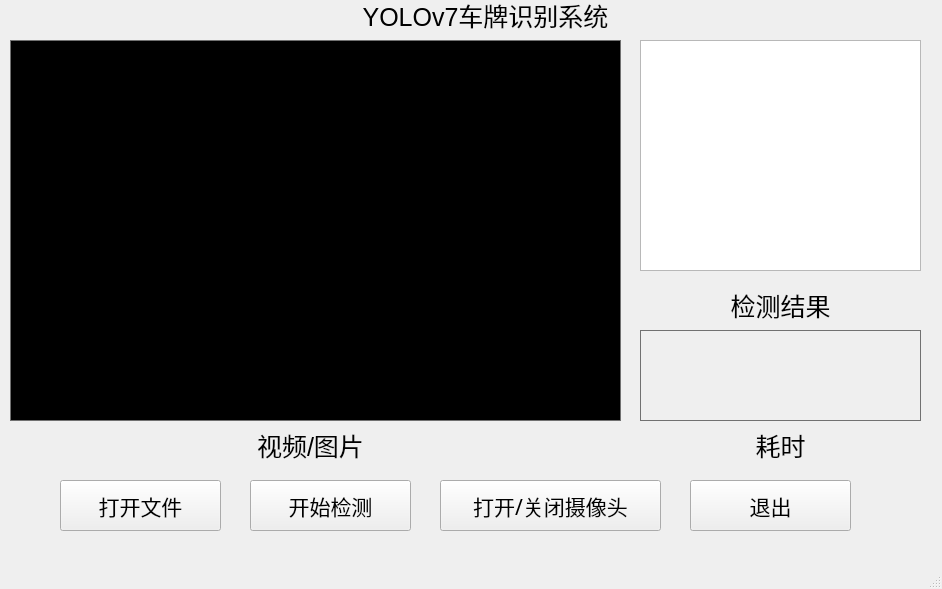
<?xml version="1.0" encoding="UTF-8"?>
<ui version="4.0">
 <class>MainWindow</class>
 <widget class="QMainWindow" name="MainWindow">
  <property name="geometry">
   <rect>
    <x>0</x>
    <y>0</y>
    <width>942</width>
    <height>589</height>
   </rect>
  </property>
  <property name="windowTitle">
   <string>MainWindow</string>
  </property>
  <widget class="QWidget" name="centralwidget">
   <widget class="QLabel" name="label_2">
    <property name="geometry">
     <rect>
      <x>10</x>
      <y>40</y>
      <width>611</width>
      <height>381</height>
     </rect>
    </property>
    <property name="palette">
     <palette>
      <active>
       <colorrole role="Button">
        <brush brushstyle="SolidPattern">
         <color alpha="255">
          <red>0</red>
          <green>0</green>
          <blue>0</blue>
         </color>
        </brush>
       </colorrole>
       <colorrole role="Base">
        <brush brushstyle="SolidPattern">
         <color alpha="255">
          <red>0</red>
          <green>0</green>
          <blue>0</blue>
         </color>
        </brush>
       </colorrole>
       <colorrole role="Window">
        <brush brushstyle="SolidPattern">
         <color alpha="255">
          <red>0</red>
          <green>0</green>
          <blue>0</blue>
         </color>
        </brush>
       </colorrole>
      </active>
      <inactive>
       <colorrole role="Button">
        <brush brushstyle="SolidPattern">
         <color alpha="255">
          <red>0</red>
          <green>0</green>
          <blue>0</blue>
         </color>
        </brush>
       </colorrole>
       <colorrole role="Base">
        <brush brushstyle="SolidPattern">
         <color alpha="255">
          <red>0</red>
          <green>0</green>
          <blue>0</blue>
         </color>
        </brush>
       </colorrole>
       <colorrole role="Window">
        <brush brushstyle="SolidPattern">
         <color alpha="255">
          <red>0</red>
          <green>0</green>
          <blue>0</blue>
         </color>
        </brush>
       </colorrole>
      </inactive>
      <disabled>
       <colorrole role="Button">
        <brush brushstyle="SolidPattern">
         <color alpha="255">
          <red>0</red>
          <green>0</green>
          <blue>0</blue>
         </color>
        </brush>
       </colorrole>
       <colorrole role="Base">
        <brush brushstyle="SolidPattern">
         <color alpha="255">
          <red>0</red>
          <green>0</green>
          <blue>0</blue>
         </color>
        </brush>
       </colorrole>
       <colorrole role="Window">
        <brush brushstyle="SolidPattern">
         <color alpha="255">
          <red>0</red>
          <green>0</green>
          <blue>0</blue>
         </color>
        </brush>
       </colorrole>
      </disabled>
     </palette>
    </property>
    <property name="styleSheet">
     <string notr="true">QLabel{
	
	border:1px solid #717171;
background-color: rgb(0, 0, 0);

}
</string>
    </property>
    <property name="text">
     <string>视频/图片窗口</string>
    </property>
    <property name="alignment">
     <set>Qt::AlignCenter</set>
    </property>
   </widget>
   <widget class="QLabel" name="label_1">
    <property name="geometry">
     <rect>
      <x>240</x>
      <y>430</y>
      <width>141</width>
      <height>31</height>
     </rect>
    </property>
    <property name="font">
     <font>
      <pointsize>19</pointsize>
     </font>
    </property>
    <property name="text">
     <string>视频/图片</string>
    </property>
    <property name="alignment">
     <set>Qt::AlignCenter</set>
    </property>
   </widget>
   <widget class="QPushButton" name="PB1">
    <property name="geometry">
     <rect>
      <x>60</x>
      <y>480</y>
      <width>161</width>
      <height>51</height>
     </rect>
    </property>
    <property name="font">
     <font>
      <family>Adobe 宋体 Std L</family>
      <pointsize>16</pointsize>
     </font>
    </property>
    <property name="text">
     <string>打开文件</string>
    </property>
   </widget>
   <widget class="QPushButton" name="PB2">
    <property name="geometry">
     <rect>
      <x>250</x>
      <y>480</y>
      <width>161</width>
      <height>51</height>
     </rect>
    </property>
    <property name="font">
     <font>
      <family>Adobe 宋体 Std L</family>
      <pointsize>16</pointsize>
     </font>
    </property>
    <property name="text">
     <string>开始检测</string>
    </property>
   </widget>
   <widget class="QPushButton" name="PB3">
    <property name="geometry">
     <rect>
      <x>690</x>
      <y>480</y>
      <width>161</width>
      <height>51</height>
     </rect>
    </property>
    <property name="font">
     <font>
      <family>Adobe 宋体 Std L</family>
      <pointsize>16</pointsize>
     </font>
    </property>
    <property name="text">
     <string>退出</string>
    </property>
   </widget>
   <widget class="QTextBrowser" name="textBrowser">
    <property name="geometry">
     <rect>
      <x>640</x>
      <y>40</y>
      <width>281</width>
      <height>231</height>
     </rect>
    </property>
    <property name="font">
     <font>
      <pointsize>15</pointsize>
     </font>
    </property>
   </widget>
   <widget class="QLabel" name="label_3">
    <property name="geometry">
     <rect>
      <x>710</x>
      <y>290</y>
      <width>141</width>
      <height>31</height>
     </rect>
    </property>
    <property name="font">
     <font>
      <pointsize>19</pointsize>
     </font>
    </property>
    <property name="text">
     <string>检测结果</string>
    </property>
    <property name="alignment">
     <set>Qt::AlignCenter</set>
    </property>
   </widget>
   <widget class="QLabel" name="label_4">
    <property name="geometry">
     <rect>
      <x>310</x>
      <y>0</y>
      <width>351</width>
      <height>31</height>
     </rect>
    </property>
    <property name="font">
     <font>
      <pointsize>19</pointsize>
     </font>
    </property>
    <property name="text">
     <string>YOLOv7车牌识别系统</string>
    </property>
    <property name="alignment">
     <set>Qt::AlignCenter</set>
    </property>
   </widget>
   <widget class="QLabel" name="label_6">
    <property name="geometry">
     <rect>
      <x>640</x>
      <y>330</y>
      <width>281</width>
      <height>91</height>
     </rect>
    </property>
    <property name="font">
     <font>
      <pointsize>30</pointsize>
     </font>
    </property>
    <property name="styleSheet">
     <string notr="true">QLabel{
	
	border:1px solid #717171;

}
</string>
    </property>
    <property name="text">
     <string/>
    </property>
    <property name="alignment">
     <set>Qt::AlignCenter</set>
    </property>
   </widget>
   <widget class="QLabel" name="label_5">
    <property name="geometry">
     <rect>
      <x>710</x>
      <y>430</y>
      <width>141</width>
      <height>31</height>
     </rect>
    </property>
    <property name="font">
     <font>
      <pointsize>19</pointsize>
     </font>
    </property>
    <property name="text">
     <string>耗时</string>
    </property>
    <property name="alignment">
     <set>Qt::AlignCenter</set>
    </property>
   </widget>
   <widget class="QPushButton" name="PB4">
    <property name="geometry">
     <rect>
      <x>440</x>
      <y>480</y>
      <width>221</width>
      <height>51</height>
     </rect>
    </property>
    <property name="font">
     <font>
      <family>Adobe 宋体 Std L</family>
      <pointsize>16</pointsize>
     </font>
    </property>
    <property name="text">
     <string>打开/关闭摄像头</string>
    </property>
   </widget>
  </widget>
  <widget class="QMenuBar" name="menubar">
   <property name="geometry">
    <rect>
     <x>0</x>
     <y>0</y>
     <width>942</width>
     <height>26</height>
    </rect>
   </property>
  </widget>
  <widget class="QStatusBar" name="statusbar"/>
 </widget>
 <resources/>
 <connections/>
</ui>
